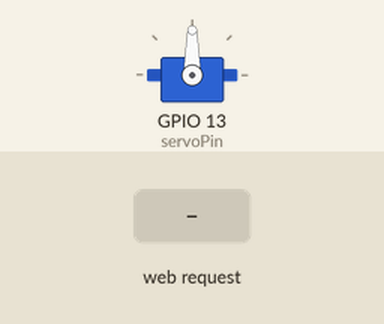
Simulated run of this sketch. Board: ESP32. Parts: servo. Inputs (shaded band) come from the test bench. WiFi joins after 1.5 s; servers stay silent unless stated; what the sketch prints to the serial monitor is not drawn.

Above: at 2.7 s.
2.8 s: HTTP request GET /update?angle=1 received
At 3.7 s:
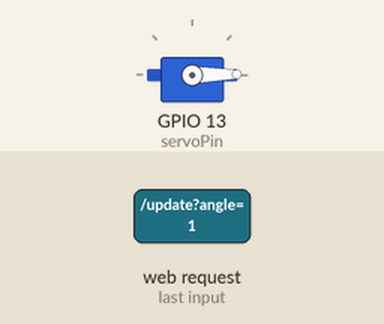
4.3 s: HTTP request GET /update?angle=120 received
At 4.8 s:
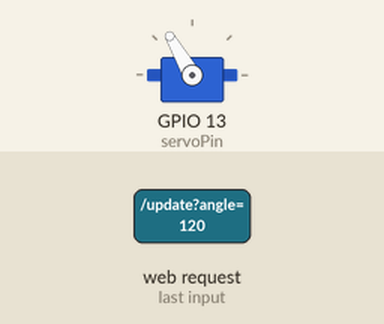
Timing chart, 0 to 7.3 s (numbered marks = the images above; inputs shaded):
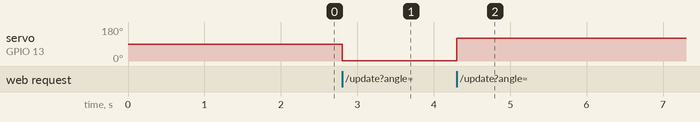

The sketch:

Servo_Control_By_Hand_For_ESP32.ino
```cpp
#include <WiFi.h> // Import the Wi-Fi library
#include <ESPAsyncWebServer.h> // Import the Async Web Server library
#include <ESP32Servo.h> // Import the Servo library

const char* ssid = "SSID";  // Change to your Wi-Fi SSID
const char* password = "Password";  // Change to your Wi-Fi Password

Servo myServo;
const int servoPin = 13;  // GPIO pin for the servo

AsyncWebServer server(80);

void setup() {
  Serial.begin(115200);
  myServo.attach(servoPin);

  WiFi.begin(ssid, password);
  while (WiFi.status() != WL_CONNECTED) {
    delay(500);
    Serial.print(".");
  }
  Serial.println("Wi-Fi Connected! IP: " + WiFi.localIP().toString());

  server.on("/update", HTTP_GET, [](AsyncWebServerRequest* request) {
    if (request->hasParam("angle")) {
      int angle = request->getParam("angle")->value().toInt();
      Serial.println("Rotating to: " + String(angle));
      myServo.write(angle);
    }
    request->send(200, "text/plain", "OK");
  });

  server.begin();
}

void loop() {
  // Nothing needed in the loop, handled by the web server
}
```

Measured:
- after the input at 2.8 s, servo on GPIO 13 (servoPin): 90° → 1° at once
- after the input at 4.3 s, servo on GPIO 13 (servoPin): 1° → 120° at once
